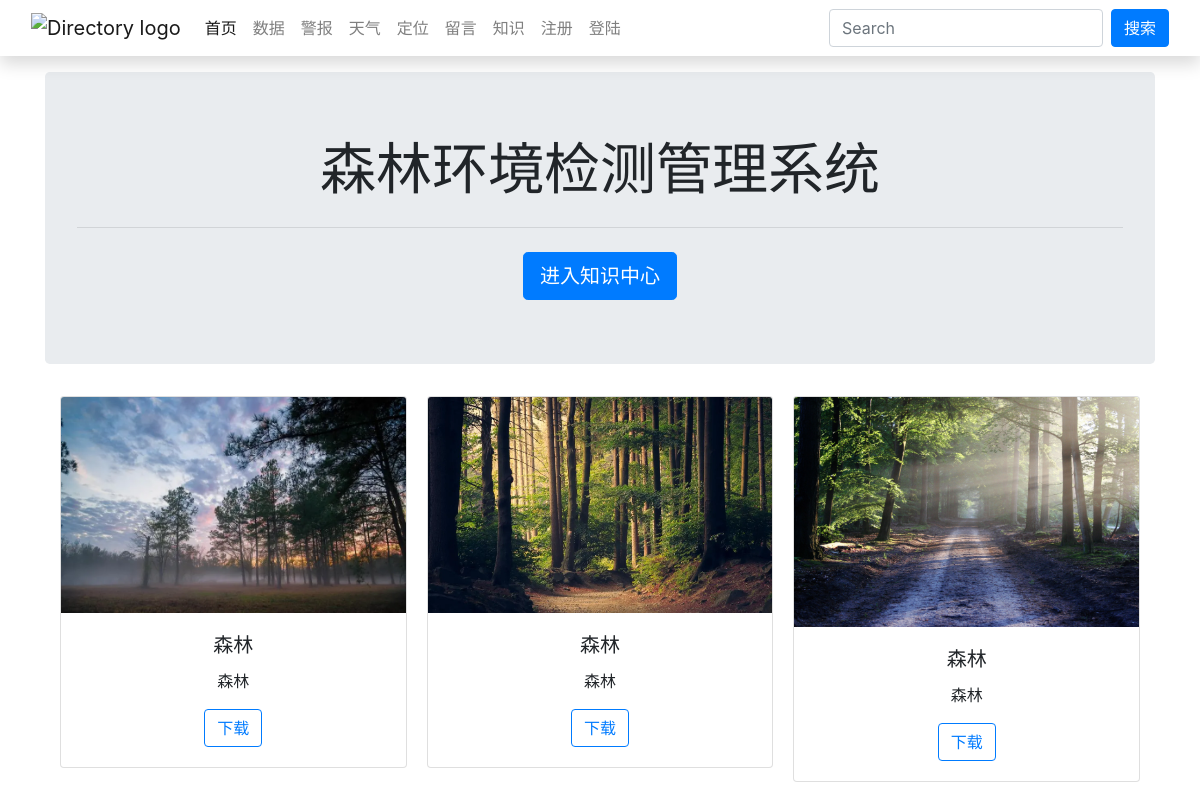
/home/, run on the app's committed database.
### home/models.py (models this page shows, shortened)
class Image(models.Model):
	title=models.CharField(max_length=200)
	description=models.TextField()
	image=models.ImageField(upload_to='homeimages')
	added_date=models.DateTimeField()
	cat=models.ForeignKey(Category, on_delete=models.CASCADE)

### djpsk/views.py (the view)
# urls.py: path('home/',show_home_page),
def show_home_page(request):
	cats=Category.objects.all()
	images = Image.objects.all()
	data = {'images':images,'cats':cats}
	return render(request,"home/home.html",data)

### templates/home/home.html (shortened to what this page needs)
{% extends 'base.html' %}
{% block homeactive %}active{% endblock homeactive %}
{% block body %}
<div class="container ">
  <div class="jumbotron">
    <h1 class="display-4 text-center">森林环境检测管理系统</h1>
    <hr class="my-4">
    <div class="text-center">
      <a class="btn btn-primary btn-lg " href="/blog" role="button">进入知识中心</a>
    </div>
  </div>
</div>
<div class="container">
  <div class="col-md-12">
    <div class="row">
      <div class="col-md-12">
        <div class="card-columns">
          {%for i in images%}
          <div class="card text-center">
            <a href="/media/{{i.image}}"><img src="/media/{{i.image}}" class="card-img-top" alt="..."></a>
            <div class="card-body">
              <h5 class="card-title">{{i.title}}</h5>
              <p class="card-text">{{i.description}}</p>
              <a href="/media/{{i.image}}" class="btn btn-outline-primary" download>下载</a>
            </div>
          </div>
          {%endfor%}
        </div>
      </div>
    </div>
  </div>
</div>
{% endblock body %}

### templates/base.html (shortened to what this page needs)
<!doctype html>
<html lang="en">
<head>
    <link rel="stylesheet" href="https://cdn.staticfile.org/twitter-bootstrap/4.3.1/css/bootstrap.min.css">
</head>
<body>
  <nav class="navbar navbar-expand-lg fixed-top shadow navbar-light bg-white">
    <div class="container-fluid">
      <div class="d-flex align-items-center"><a class="navbar-brand py-1" href="/"><img src="../media/logo.png"
            alt="Directory logo"></a>
      </div>
      <div class="navbar-collapse collapse" id="navbarCollapse">
        <ul class="navbar-nav mr-auto">
          <li class="nav-item {% block homeactive %}{% endblock homeactive %}">
            <a class="nav-link" href="/">首页<span class="sr-only">(current)</span></a>
          </li>
          <li class="nav-item {% block polluteactive %}{% endblock polluteactive %}">
            <a class="nav-link" href="{% url 'pollute' %}">数据</a>
          </li>
          <li class="nav-item {% block alarmactive %}{% endblock alarmactive %}">
            <a class="nav-link" href="{% url 'alarm' %}">警报</a>
          </li>
          <li class="nav-item {% block weatheractive %}{% endblock weatheractive %}">
            <a class="nav-link" href="{% url 'weather' %}">天气</a>
          </li>
          <li class="nav-item {% block positionactive %}{% endblock positionactive %}">
            <a class="nav-link" href="{% url 'position' %}">定位</a>
          </li>
          <li class="nav-item {% block contactactive %}{% endblock contactactive %}">
            <a class="nav-link" href="/contact">留言</a>
          </li>
          <li class="nav-item {% block blogactive %}{% endblock blogactive %}">
            <a class="nav-link" href="/blog">知识</a>
          </li>
          {% if user.is_authenticated %}
          <li class="nav-item {% block profileactive %}{% endblock profileactive %}">
            <a class="nav-link" href="{% url 'profile' %}">个人</a>
          </li>
          <li class="nav-item {% block logoutactive %}{% endblock logoutactive %}">
            <a class="nav-link" href="{% url 'logout' %}">退出登陆</a>
            {% else %}
          <li class="nav-item {% block registeractive %}{% endblock registeractive %}">
            <a class="nav-link" href="{% url 'register' %}">注册</a>
          </li>
          <li class="nav-item {% block loginactive %}{% endblock loginactive %}">
            <a class="nav-link" href="{% url 'login' %}">登陆</a>
          </li>
          {% endif %}
        </ul>
        <form method="get" action="/search" class="form-inline my-2 my-lg-0">
          <input name="query" id="query" class="form-control mr-sm-2" type="search" placeholder="Search"
            aria-label="Search">
          <button class="btn btn-primary my-2 my-sm-0" type="submit">搜索</button>
        </form>
      </div>
  </nav>
  {% block body %}
  {% endblock body %}
</body>
</html>

### data on the page
Image: image (picture), title "森林", description "森林"
Image: image (picture), title "森林", description "森林"
Image: image (picture), title "森林", description "森林"
